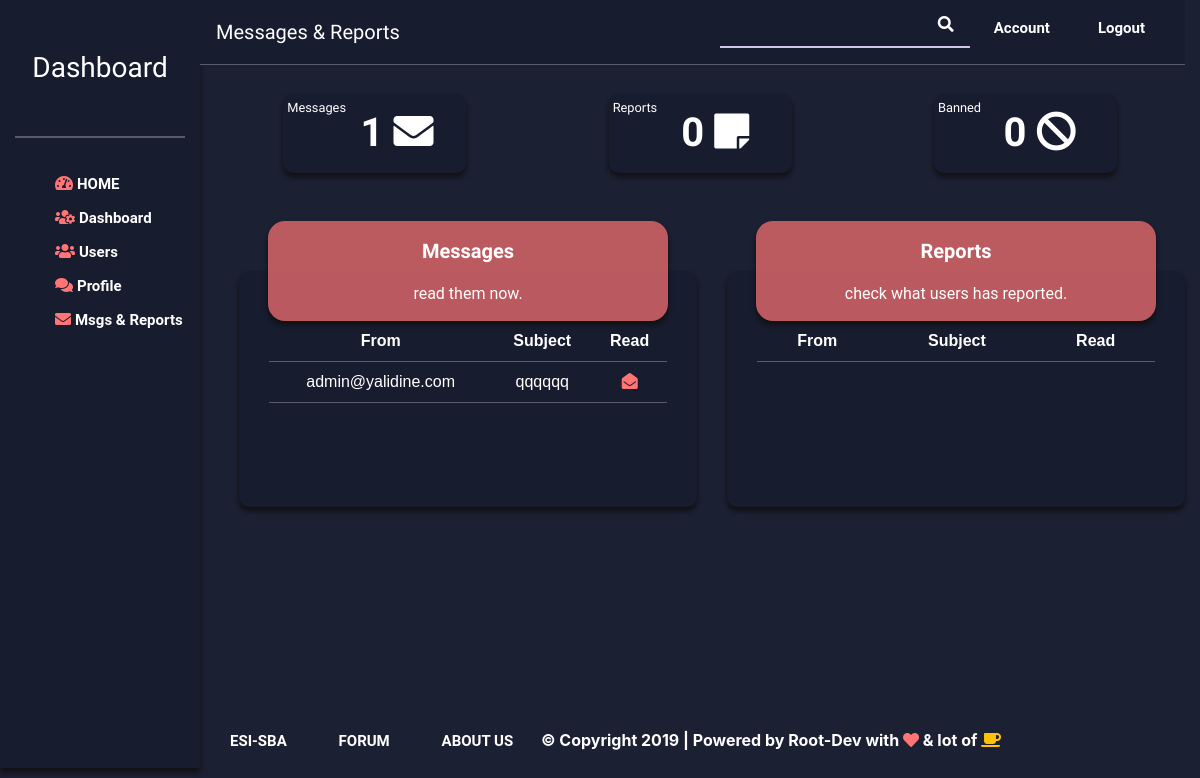
Before: /dashboard/reports/ with the older database file.
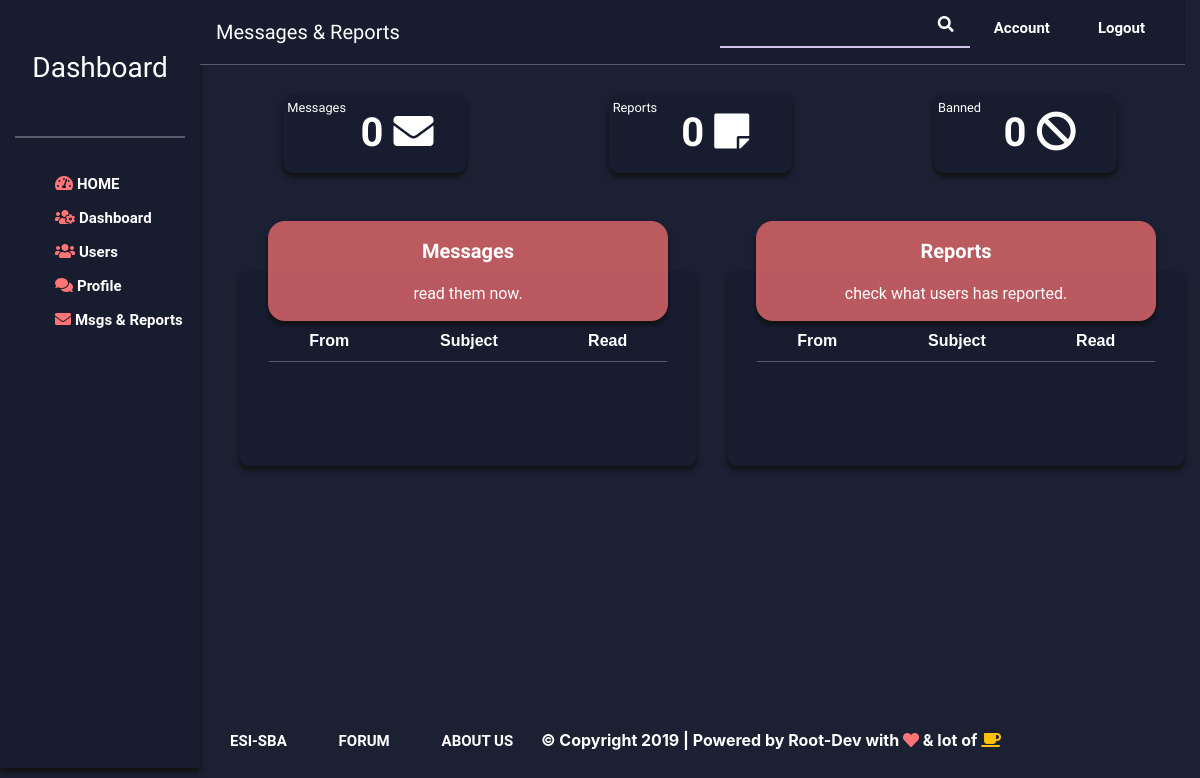
After: the same page with the newer database file.
### Main/models.py (models this page shows)
class Message(models.Model):
    email=models.EmailField( max_length=254)
    date =models.DateField(auto_now_add=True)
    message=models.TextField(null=True,blank=True)
    sybject = models.TextField(null=True,blank=True)

### Main/views.py (the view)
# urls.py: path('dashboard/reports/',views.ReportListView.as_view(),name='reports'),
class ReportListView(ListView):
    template_name = 'Main/admin/MsgsReports.html'
    context_object_name = 'reports_list'
    def get_context_data(self, **kwargs):
        context = super(ReportListView, self).get_context_data(**kwargs)
        context['messages_list'] = Message.objects.all()
        context['banned_list'] = Utilisateur.objects.all().filter(banned=True)
        return context
    def get_queryset(self):
        return Report.objects.all()

### Main/templates/Main/admin/MsgsReports.html (shortened to what the changed rows need)
{% load widget_tweaks %}
{% load static %}
<!DOCTYPE html>
<html>
<head>
    <link rel="stylesheet" href="{% static "css/user.css" %}" >
    <link rel="stylesheet" href="{% static "css/style.css" %}">
    <link rel="stylesheet" href="{% static "css/bootstrap.css" %}">
    <link rel="stylesheet" href="https://cdn.jsdelivr.net/npm/bootstrap-select@1.13.10/dist/css/bootstrap-select.min.css">
    <link rel="stylesheet" href="https://use.fontawesome.com/releases/v5.8.1/css/all.css"
>
</head>
<body>
    <div class="container-fluid">
        <div class="row">
            <div class="col-10 pl-0">
                <div class="row ml-4">
                        <div class="col-4">
                                <div id="members">
                                    <small class="float-left mt-1 ml-1">Messages</small>
                                    <div class="text-dash">
                                {{messages_list|length}} <span class="fa fa-envelope"></span>
                                </div>
                            </div>
                        </div>
                    </div>
                <div class="row ml-4">
                    <div class="col-md-6 mt-4">
                        <div class="tab">
                            <table>
                                <tr>
                                    <th>From</th>
                                    <th>Subject</th>
                                    <th>Read</th>
                                </tr>
                                {% for message in messages_list %}
                                    <tr class="cursor" data-toggle="modal" data-target="#msgPop{{message.id}}">
                                        <td>{{message.email}}</td>
                                        <td>{{message.sybject}}</td>
                                        <td><span class="fa fa-envelope-open icons"></span></td>
                                    </tr>
                                {% endfor %}
                            </table>
                        </div>
                    </div>
                    <div class="col-md-6 mt-4">
                            <div class="tab">
                                <table>
                                    <tr>
                                        <th>From</th>
                                        <th>Subject</th>
                                        <th>Read</th>
                                    </tr>
                                </table>
                            </div>
                        </div>
                </div>
            </div>
        </div>
    </div>
</html>

Changed rows visible on the page:
removed Message: email "admin@yalidine.com", sybject "qqqqqq"
Other visible differences:
{{ messages_list|length }}: "1" → "0"
